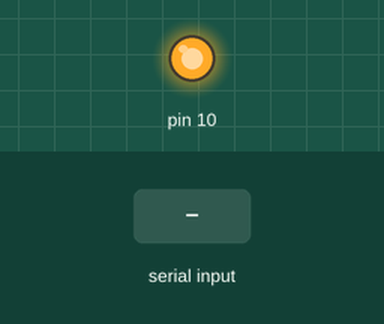
This sketch was run on a simulated Arduino Uno, built with avr-gcc and run on an emulated ATmega328P. Shown: output pins drawn as LEDs (lit = HIGH). The inputs (shaded band) are chosen by the test bench. What the sketch prints to the serial monitor is not drawn.

Above: at 1.2 s.
1.3 s: "1" received over Serial
At 1.9 s:
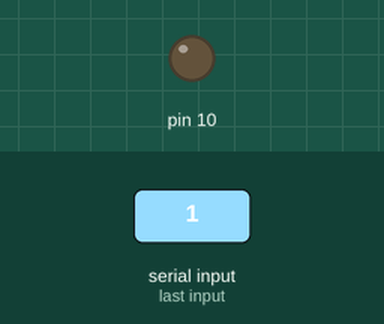
Timing chart, 0 to 10.3 s (numbered marks = the images above; inputs shaded):
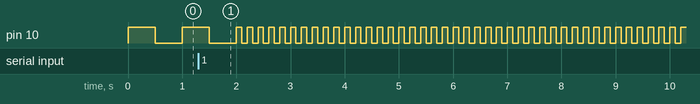

The sketch:

lab2_5.ino
```cpp
char val = '0';
void setup() {
  Serial.begin(9600);
  pinMode(10, OUTPUT);
}
void loop() {
  if (Serial.available() > 0) {
    char tmp = Serial.read();
    if (tmp == '1' || tmp == '0') {
      val = tmp;
      Serial.print("recive:");
      Serial.println(val);
    }
  }
  if (val=='1') {
    digitalWrite(10,HIGH); delay (100);
    digitalWrite(10,LOW); delay (100);
  }
  if (val=='0') {
    digitalWrite(10,HIGH); delay (500);
    digitalWrite(10,LOW); delay (500);
  }
}
```

Measured:
- by itself, pin 10: repeats every 0.20 s: HIGH 0.10 s, LOW 0.10 s
